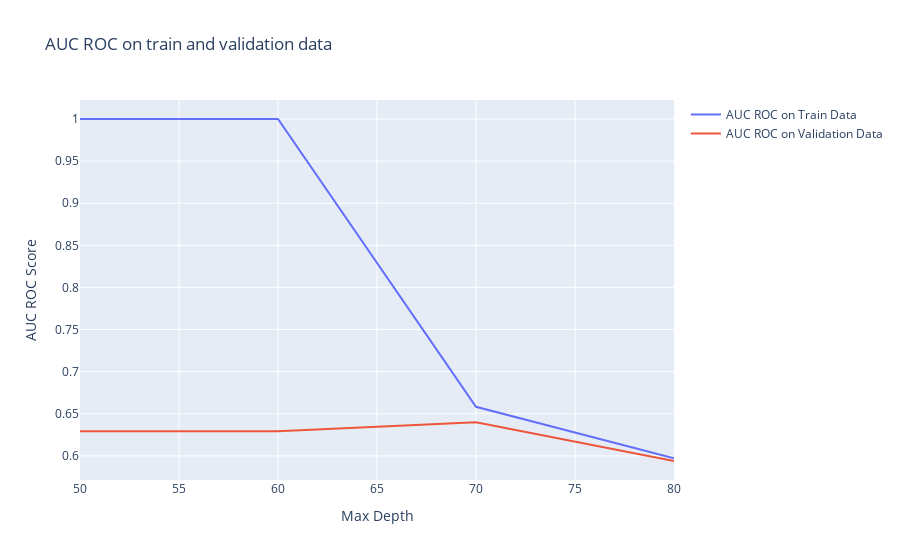

Write notebook code for a chart like this one.
### Code cell
fig = go.Figure()
fig.add_trace(go.Scatter(x=ccp_alphas, y=gs.cv_results_['mean_train_AUC'], mode='lines', name='AUC ROC on Train Data'))
fig.add_trace(go.Scatter(x=ccp_alphas, y=gs.cv_results_['mean_test_AUC'], mode='lines', name='AUC ROC on Validation Data'))
fig.update_layout(title='AUC ROC on train and validation data', xaxis_title='CCP Alpha', yaxis_title='AUC ROC Score')
fig.show()

### Figure 1 — Plotly figure (JSON) as saved in the notebook; plotly's stock layout.template omitted (floating-point values rounded to 4 significant figures)
{"data": [{"mode": "lines", "name": "AUC ROC on Train Data", "type": "scatter", "x": [50, 60, 70, 80, 90, 100, 110, 120, 130], "y": [1, 1.0, 0.6583, 0.5973]}, {"mode": "lines", "name": "AUC ROC on Validation Data", "type": "scatter", "x": [50, 60, 70, 80, 90, 100, 110, 120, 130], "y": [0.6292, 0.6292, 0.6399, 0.5939]}], "layout": {"autosize": true, "title": {"text": "AUC ROC on train and validation data"}, "xaxis": {"autorange": true, "range": [50, 80], "title": {"text": "Max Depth"}, "type": "linear"}, "yaxis": {"autorange": true, "range": [0.5713, 1.023], "title": {"text": "AUC ROC Score"}, "type": "linear"}}}
